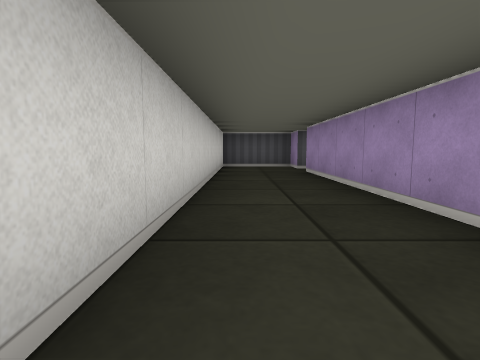
View 1 (above)

19 first-person views from a walk through a cub3D level. The camera is about half as high as the walls, tilts 6° down and sees 80° across. The floor is counted in squares. Each view is taken from the middle of a square. On the plan, view 1 faces up. The plan holds only what a view shows up to about 9 squares ahead; the rest is blank.

View 2
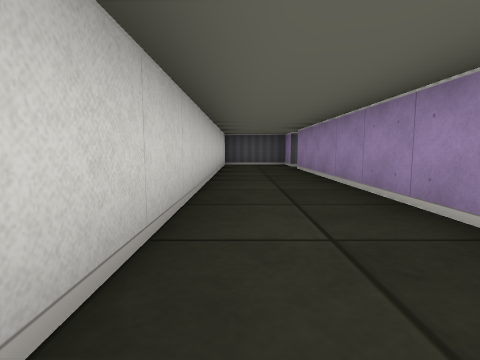

View 3
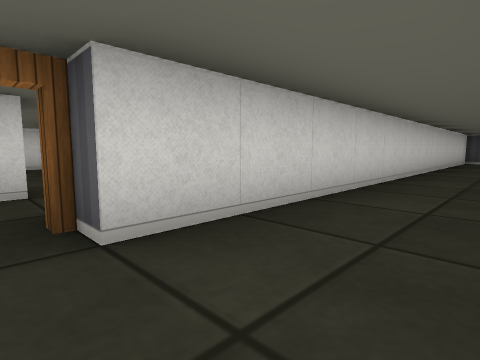

View 4
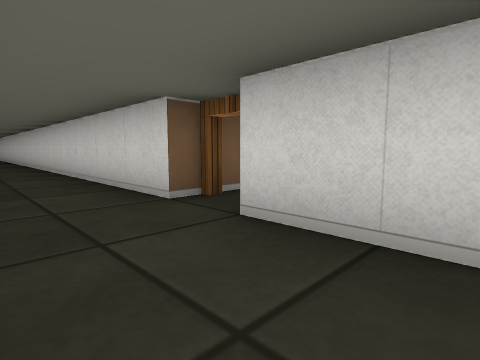

View 5
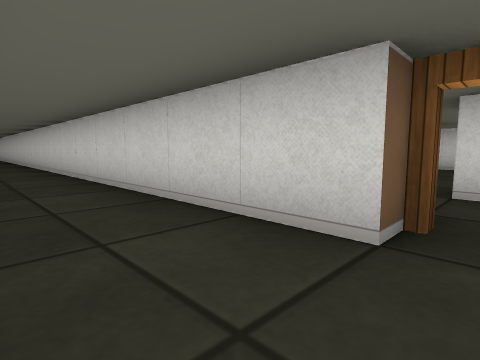

View 6
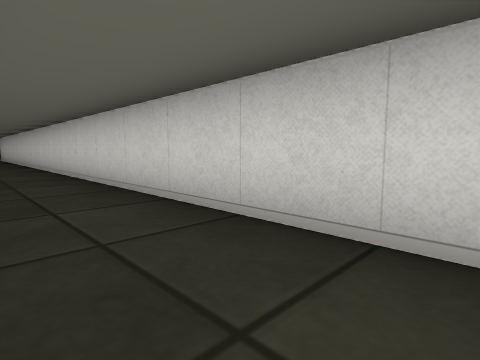

View 7
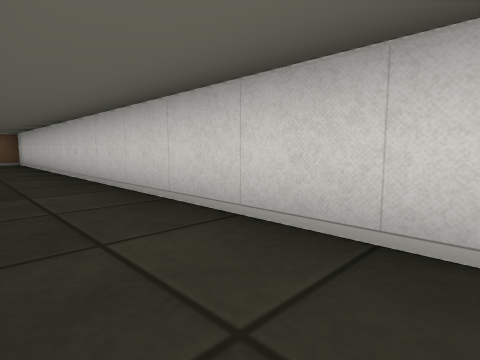

View 8
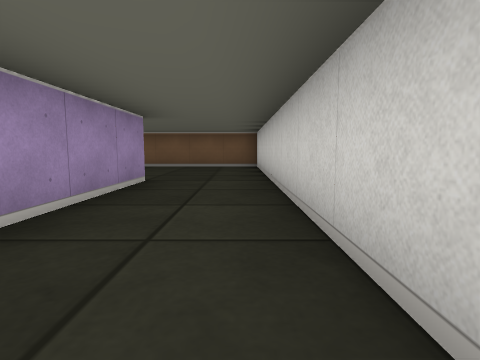

View 9
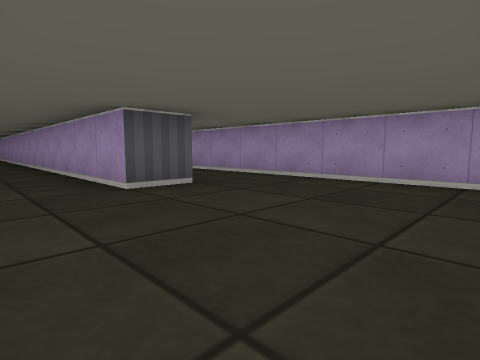

View 10
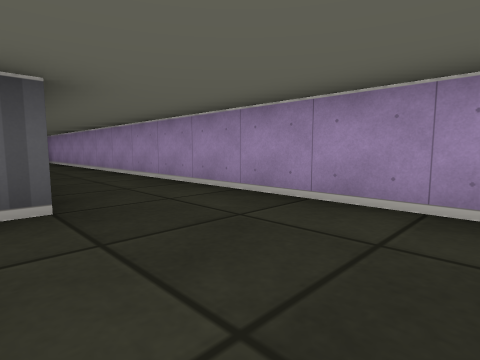

View 11
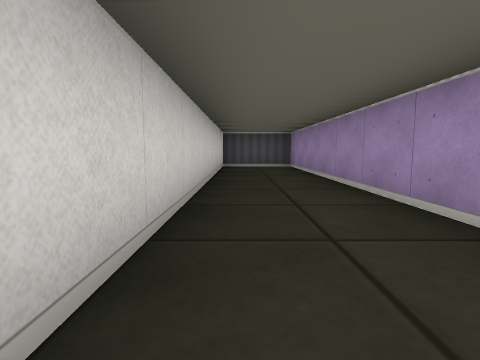

View 12
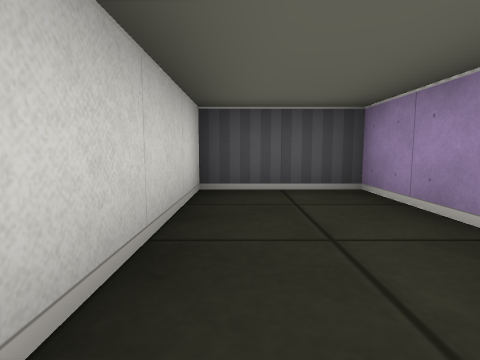

View 13
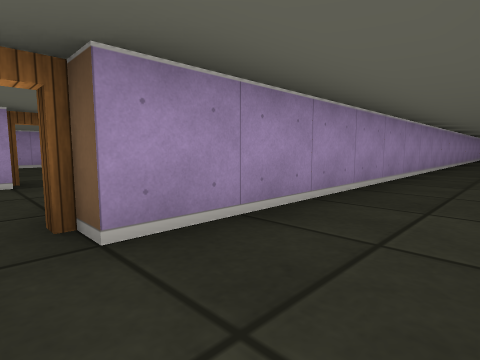

View 14
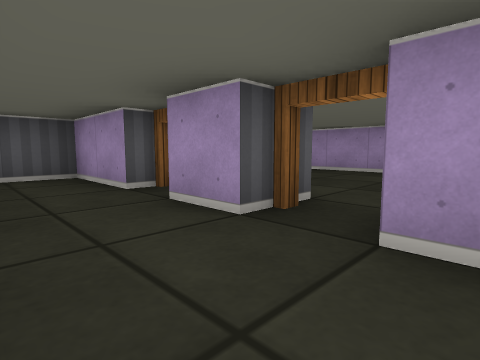

View 15
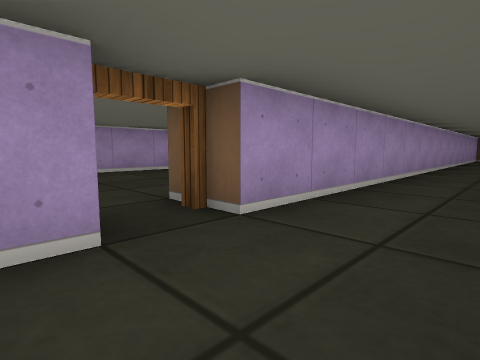

View 16
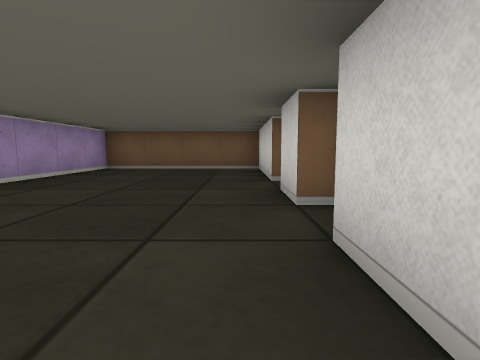

View 17
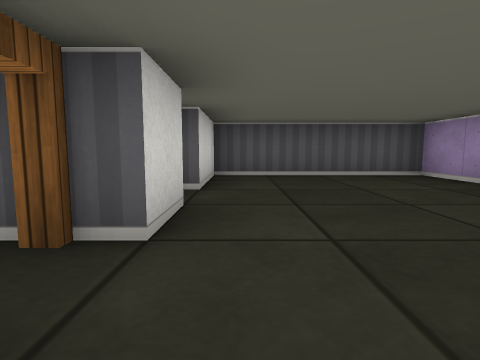

View 18
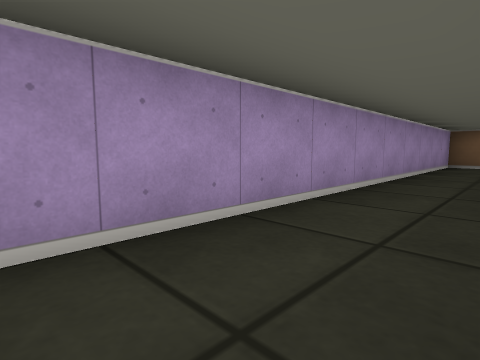

View 19
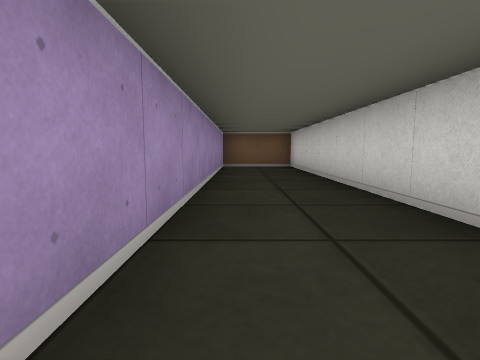

### Floor plan
Points are (right, up) in squares from view 1. A wall is a line through its corners. A room is listed if a view was taken in it or the views show most of it. See-through windows are left out.
Room 1 (views 1, 2, 3, 4, 5, 6, 7, 8, 9, 10, 11, 12, 13)
walls: (1.5, -4.4) (1.5, 6.5); (-0.5, -4.5) (-0.5, -25.5) (2.9, -25.5); (2.6, -21.5) (1.5, -21.5) (1.5, -13.6); (4.5, -24.6) (4.5, -11.5) (2.5, -11.5) (2.5, -19.5); (1.5, 7.5) (1.5, 8.5) (-0.5, 8.5); (-0.5, 8.1) (-0.5, -3.5)
ways out: open door at (2, 7) to room 2; open door at (-1, -4)
Room 2 (views 14, 15, 18, 19)
walls: (2.5, -3.8) (2.5, -10.5) (4.5, -10.5) (4.5, 3.5); (4.5, 4.5) (4.5, 5.5); (4.5, 6.5) (4.5, 8.5) (3.4, 8.5)
ways out: open door at (2, 7) to room 1; open door at (5, 4) to room 3; open door at (5, 6) to room 3
Room 3 (views 16, 17)
walls: (5.5, 5.5) (5.5, 4.5); (5.5, 3.5) (5.5, 0.5) (9.5, 0.5) (9.5, 8.5) (5.5, 8.5) (5.5, 6.5)
ways out: open door at (5, 4) to room 2; open door at (5, 6) to room 2

Where each view was taken, in squares from view 1:
view 1: 0 up, 0 right, facing up
view 2: 1 down, 0 right, facing up
view 3: 4 down, 1 right, facing up-left
view 4: 2 down, 1 right, facing down-left
view 5: 4 down, 1 right, facing down-left
view 6: 9 down, 1 right, facing down-left
view 7: 14 down, 1 right, facing down-left
view 8: 17 down, 0 right, facing down
view 9: 25 down, 0 right, facing up-right
view 10: 24 down, 2 right, facing up-right
view 11: 20 down, 3 right, facing up
view 12: 15 down, 3 right, facing up
view 13: 7 up, 0 right, facing down-right
view 14: 3 up, 3 right, facing up-right
view 15: 5 up, 3 right, facing down-right
view 16: 8 up, 6 right, facing down
view 17: 3 up, 6 right, facing up
view 18: 1 down, 3 right, facing down-right
view 19: 2 down, 4 right, facing down
